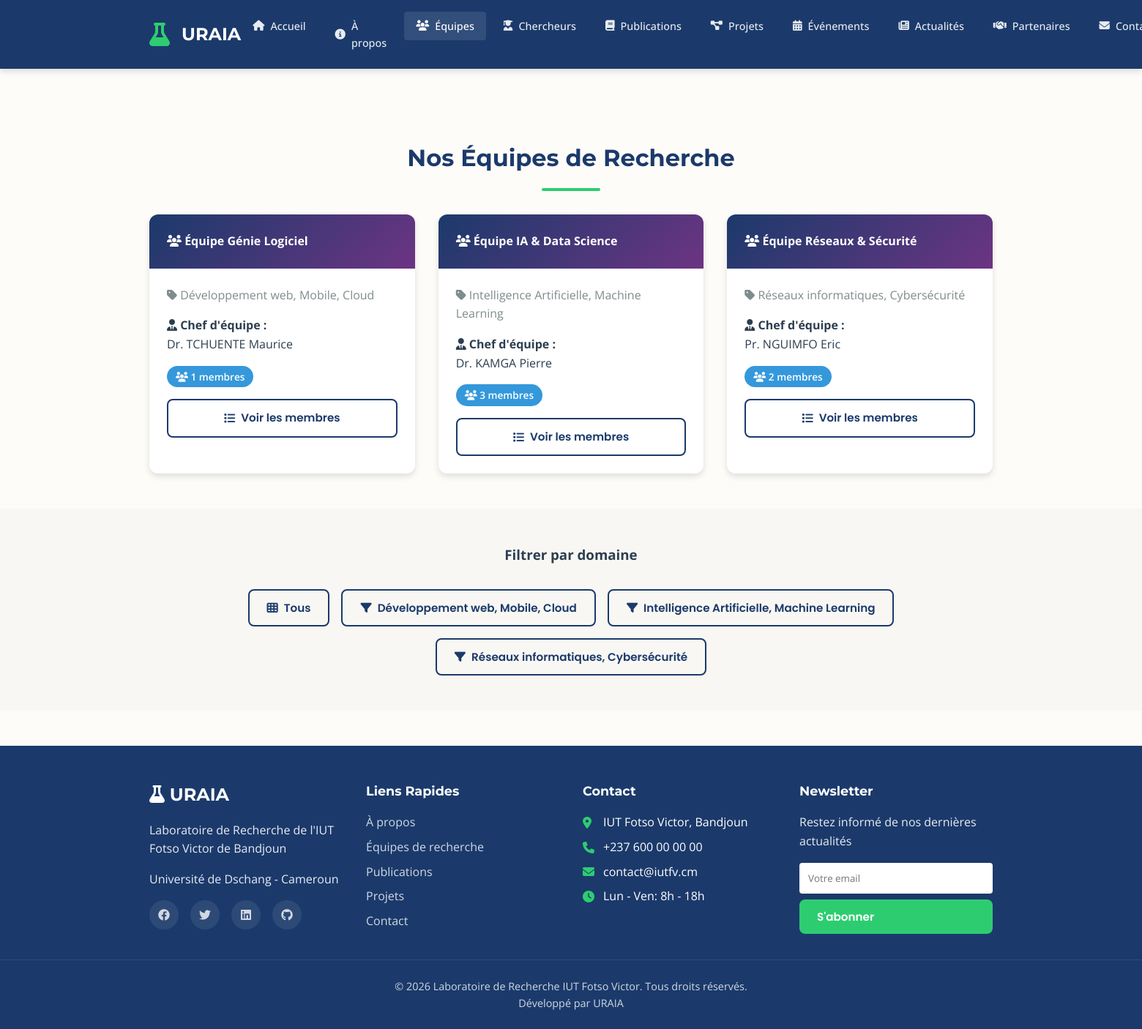
Page /equipes.php on the committed database.
### tables this page shows
CREATE TABLE IF NOT EXISTS equipe (
    numero INT(4) PRIMARY KEY AUTO_INCREMENT,
    nom VARCHAR(100),
    domaine VARCHAR(100),
    chef VARCHAR(100),
    effectif INT,
    created_at TIMESTAMP DEFAULT CURRENT_TIMESTAMP,
    updated_at TIMESTAMP NULL ON UPDATE CURRENT_TIMESTAMP
);

### includes/functions.php (called while the page is built, shortened)
<?php
function e($string) {
    return htmlspecialchars($string, ENT_QUOTES, 'UTF-8');
}
?>

### equipes.php (the view, shortened to what this page needs)
<?php
require_once __DIR__ . '/includes/header.php';
$stmt = $pdo->query("SELECT e.*,
                     (SELECT COUNT(*) FROM affecter WHERE numero = e.numero) as nb_membres
                     FROM equipe e ORDER BY e.nom");
$equipes = $stmt->fetchAll();
?>
<section class="page-section">
    <div class="container">
        <h2 class="section-title">Nos Équipes de Recherche</h2>
        <?php if (empty($equipes)): ?>
        <div class="card">
            <div class="card-body" style="text-align: center; padding: 3rem;">
                <i class="fas fa-inbox" style="font-size: 3rem; color: var(--color-text-light); margin-bottom: 1rem;"></i>
                <p>Aucune équipe enregistrée pour le moment.</p>
            </div>
        </div>
        <?php else: ?>
        <div class="grid grid-3">
            <?php foreach ($equipes as $eq): ?>
            <div class="card" data-category="<?= strtolower(e($eq['domaine'])) ?>">
                <div class="card-header" style="background: linear-gradient(135deg, var(--color-primary), var(--color-secondary));">
                    <h4 style="margin: 0;"><i class="fas fa-users"></i> <?= e($eq['nom']) ?></h4>
                </div>
                <div class="card-body">
                    <p style="color: var(--color-text-light); margin-bottom: 1rem;">
                        <i class="fas fa-tag"></i> <?= e($eq['domaine']) ?>
                    </p>
                    <?php if ($eq['chef']): ?>
                    <p style="margin-bottom: 1rem;">
                        <strong><i class="fas fa-user-tie"></i> Chef d'équipe :</strong><br>
                        <?= e($eq['chef']) ?>
                    </p>
                    <?php endif; ?>
                    <p style="margin-bottom: 1rem;">
                        <span class="badge badge-info">
                            <i class="fas fa-users"></i> <?= $eq['nb_membres'] ?? $eq['effectif'] ?? 0 ?> membres
                        </span>
                    </p>
                    <a href="<?= $base_path ?>chercheurs.php?equipe=<?= $eq['numero'] ?>" class="btn btn-sm btn-outline" style="width: 100%; justify-content: center;">
                        <i class="fas fa-list"></i> Voir les membres
                    </a>
                </div>
            </div>
            <?php endforeach; ?>
        </div>
        <?php endif; ?>
    </div>
</section>
<section class="page-section" style="background-color: rgba(0,0,0,0.02);">
    <div class="container">
        <h3 style="text-align: center; margin-bottom: 2rem;">Filtrer par domaine</h3>
        <div style="display: flex; justify-content: center; gap: 1rem; flex-wrap: wrap;">
            <button class="btn btn-outline active" data-filter="all" data-target=".grid-3">
                <i class="fas fa-th"></i> Tous
            </button>
            <?php
            $domaines = array_unique(array_column($equipes, 'domaine'));
            foreach ($domaines as $domaine):
            ?>
            <button class="btn btn-outline" data-filter="<?= strtolower(e($domaine)) ?>" data-target=".grid-3">
                <i class="fas fa-filter"></i> <?= e($domaine) ?>
            </button>
            <?php endforeach; ?>
        </div>
    </div>
</section>
<?php require_once __DIR__ . '/includes/footer.php'; ?>

### css/style.css (style rules this page uses)
:root { --color-primary: #1B3A6B; --color-secondary: #6C3483; --color-accent: #2ECC71; --color-bg-light: #FDFCF8; --color-bg-white: #FFFFFF; --color-text-dark: #2C3E50; --color-text-light: #7F8C8D; --color-border: #E0E0E0; --color-bg-dark: #1B3A6B; --color-bg-card-dark: #2C4B7E; --color-text-dark-mode: #FDFCF8; --color-secondary-light: #9B59B6; --font-primary: 'Poppins', sans-serif; --font-secondary: 'Montserrat', sans-serif; --font-body: 'Open Sans', sans-serif; --spacing-xs: 0.5rem; --spacing-sm: 1rem; --spacing-md: 1.5rem; --spacing-lg: 2rem; --spacing-xl: 3rem; --shadow-sm: 0 2px 4px rgba(0,0,0,0.1); --shadow-md: 0 4px 8px rgba(0,0,0,0.12); --shadow-lg: 0 8px 16px rgba(0,0,0,0.15); --radius-sm: 4px; --radius-md: 8px; --radius-lg: 12px; --radius-xl: 20px; }
* { margin: 0; padding: 0; box-sizing: border-box; }
html { scroll-behavior: smooth; }
body { font-family: var(--font-body); background-color: var(--color-bg-light); color: var(--color-text-dark); line-height: 1.6; transition: background-color 0.3s ease, color 0.3s ease; }
.container { max-width: 1200px; margin: 0 auto; padding: 0 var(--spacing-md); }
a { text-decoration: none; color: inherit; transition: color 0.3s ease; }
.btn { display: inline-flex; align-items: center; gap: 0.5rem; padding: 0.75rem 1.5rem; border: none; border-radius: var(--radius-md); font-family: var(--font-primary); font-weight: 600; font-size: 0.95rem; cursor: pointer; transition: all 0.3s ease; }
.btn-outline { background-color: transparent; border: 2px solid var(--color-primary); color: var(--color-primary); }
.card { background-color: var(--color-bg-white); border-radius: var(--radius-lg); box-shadow: var(--shadow-md); overflow: hidden; transition: transform 0.3s ease, box-shadow 0.3s ease; }
.card-header { padding: var(--spacing-md); background-color: var(--color-primary); color: white; }
.card-body { padding: var(--spacing-md); }
.grid { display: grid; gap: var(--spacing-lg); }
.grid-3 { grid-template-columns: repeat(3, 1fr); }
.section-title { font-family: var(--font-secondary); font-size: 2rem; color: var(--color-primary); margin-bottom: var(--spacing-lg); text-align: center; position: relative; }
.section-title::after { content: ''; display: block; width: 80px; height: 4px; background-color: var(--color-accent); margin: var(--spacing-sm) auto 0; border-radius: 2px; }
.badge { display: inline-block; padding: 0.25rem 0.75rem; border-radius: var(--radius-xl); font-size: 0.85rem; font-weight: 600; }
.badge-info { background-color: #3498db; color: white; }
.page-section { padding: var(--spacing-xl) 0; }

### rows in the picture
equipe: nom "Équipe Génie Logiciel", domaine "Développement web, Mobile, Cloud", chef "Dr. TCHUENTE Maurice", nb_membres "1"
equipe: nom "Équipe IA & Data Science", domaine "Intelligence Artificielle, Machine Learning", chef "Dr. KAMGA Pierre", nb_membres "3", $eq['numero'] 1 (drawn)
equipe: nom "Équipe Réseaux & Sécurité", domaine "Réseaux informatiques, Cybersécurité", chef "Pr. NGUIMFO Eric", nb_membres "2"

### other values in the picture
$domaine "Développement web, Mobile, Cloud"
$domaine "Intelligence Artificielle, Machine Learning"
$domaine "Réseaux informatiques, Cybersécurité"
